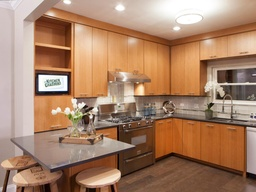
#> input picture kitchen.jpeg, 256 x 192 px, shrunk from 1280 x 960 before the run
$ python edgeDetectSolution.py   (Python 2 division)
#> lines starting #> are read from the running program, lines starting #| are printed output that depends on the picture
from PIL import Image

threshold = 50


try:
	img = Image.open("kitchen.jpeg")
#> img is the input picture: PIL image 256x192 RGB; mean R, G, B 168.3, 130.6, 104.5
	pix = img.load(); #loads pixel 2D array
	img2 = Image.new("RGB", img.size, "white")
#> img2: PIL image 256x192 RGB; every value is 255
	pix2 = img2.load();
except:
	print "Image doesn't exist"


def colorDist(pix1, pix2):
	return ((pix1[0] - pix2[0]) ** 2 + (pix1[1] - pix2[1]) ** 2 + (pix1[2] - pix2[2]) ** 2) ** (0.5)


width, height = img.size
#> width = 256; height = 192

for i in range(0, width - 1):
	for j in range(0, height - 1):
		pix1 = pix[i, j]
		pixRight = pix[i + 1, j]
		pixBottom = pix[i, j + 1]

		if(colorDist(pix1, pixRight) > threshold):
			pix2[i, j] = (0, 0, 0)
		if(colorDist(pix1, pixBottom) > threshold):
			pix2[i, j] = (0, 0, 0)

img2.show();
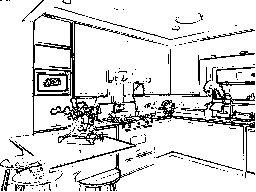
#> shown: PIL image 256x192 RGB; 86.8% white; black in thin lines or dots
